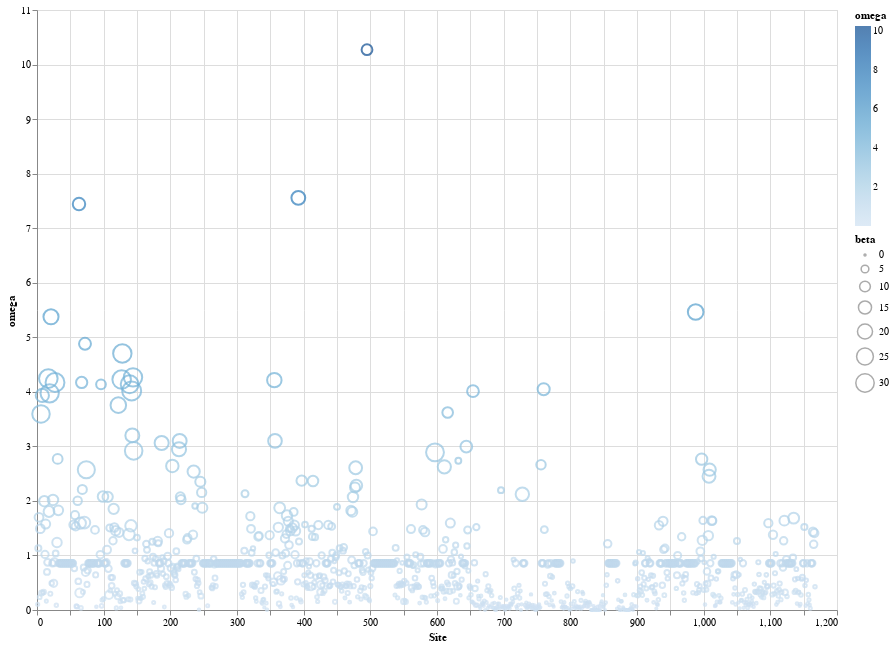

Notebook code for this chart:
### Code cell
source = df

line = alt.Chart(source).mark_point().encode(
    x= 'Site',
    y= 'omega',
    color='omega',
    size='beta'
).properties(
    width=800,
    height=600)

line

### Figure 1 — Vega-Lite specification as saved in the notebook (floating-point values rounded to 4 significant figures; data arrays with more than 128 entries replaced by an {"elided": "..."} marker saying what was removed)
{"config": {"view": {"continuousWidth": 400, "continuousHeight": 300}}, "data": {"name": "data-9bc3d33b47c1994ffd3c9eff88e66489"}, "mark": "point", "encoding": {"color": {"type": "quantitative", "field": "omega"}, "size": {"type": "quantitative", "field": "beta"}, "x": {"type": "quantitative", "field": "Site"}, "y": {"type": "quantitative", "field": "omega"}}, "height": 600, "width": 800, "$schema": "https://vega.github.io/schema/vega-lite/v4.8.1.json", "datasets": {"data-9bc3d33b47c1994ffd3c9eff88e66489": {"elided": "1167 records"}}}
